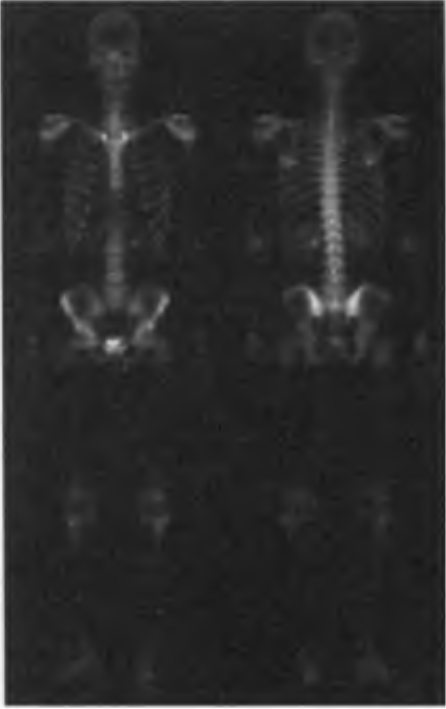
#> input picture CG/lab 5/skeleton.png, 446 x 709 px
$ python run.py
#> lines starting #> are read from the running program, lines starting #| are printed output that depends on the picture; after the words box and inside, x2 and y2 are one past the last pixel; in counts of white or black regions, pixels touching at a corner belong together
import cv2
import numpy as np
from matplotlib import pyplot as plt


def show_spectrum_and_original(image):
    f = cv2.dft(np.float32(image), flags = cv2.DFT_COMPLEX_OUTPUT)
    fshift = np.fft.fftshift(f)
    magnitude_spectrum = 20*np.log(cv2.magnitude(fshift[:,:,0], fshift[:,:,1]))

    plt.subplot(121), plt.imshow(image, cmap='gray')
    plt.subplot(122), plt.imshow(magnitude_spectrum, cmap='gray')
    plt.show()


def apply_filter(image, filter):
    dft = cv2.dft(np.float32(image), flags=cv2.DFT_COMPLEX_OUTPUT)
    dft_shift = np.fft.fftshift(dft)

    fshift = dft_shift * filter
    f_ishift = np.fft.ifftshift(fshift)
    idft = cv2.idft(f_ishift)
    idft = cv2.magnitude(idft[:, :, 0], idft[:, :, 1])

    return idft


if __name__ == "__main__":
    IMAGE_PATH = "skeleton.png"
    img = cv2.imread(IMAGE_PATH, cv2.IMREAD_GRAYSCALE)
#> img is the input picture: shape (709, 446); min 21, max 255, mean 42.1
    show_spectrum_and_original(img)
#> in show_spectrum_and_original, `magnitude_spectrum = 20*np.log(cv2.magnitude(fshift[:,:,0], fshift[:,:..`:
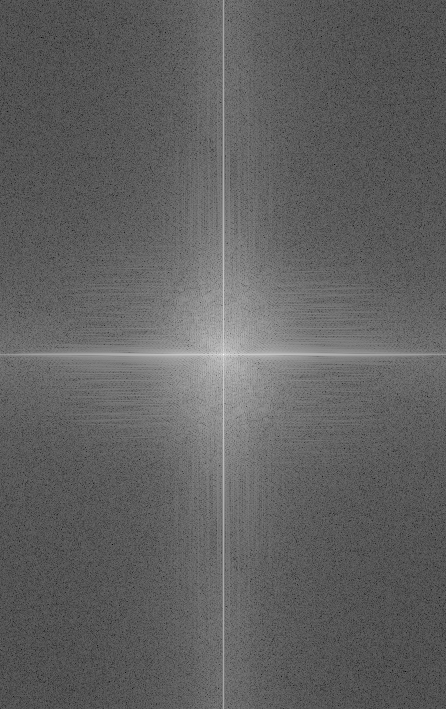
#> magnitude_spectrum: shape (709, 446) float32; min -30.1, max 328.1, mean 106.9; drawn with min black and max white

    rows, cols = img.shape
#> rows = 709; cols = 446
    crow, ccol = rows / 2, cols / 2
#> crow = 354.5; ccol = 223
    mask_h = np.zeros((rows, cols, 2), np.float32)
    D0 = 25
    for i in xrange(rows):
        for j in xrange(cols):
            D = np.sqrt((i-crow)**2 + (j-ccol)**2)
            if D <= D0:
                mask_h[i, j] = 1.0

    res1 = apply_filter(img, mask_h)
    show_spectrum_and_original(mask_h[:,:,1])
#> in show_spectrum_and_original (call 2), `f = cv2.dft(np.float32(image), flags = cv2.DFT_COMPLEX_OUTPUT)`:
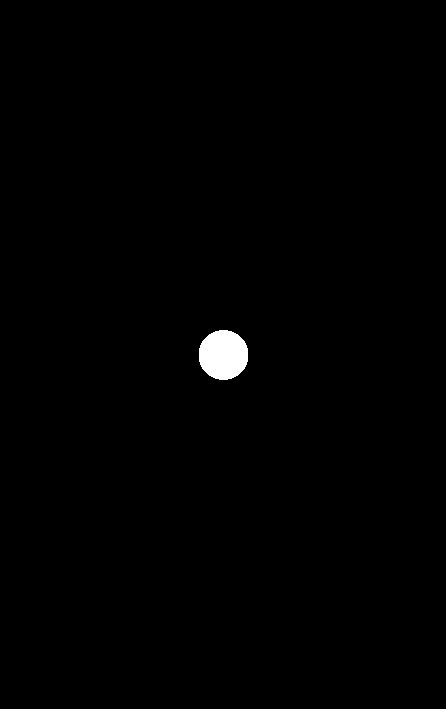
#> image: shape (709, 446) float32; values 0 (black) and 1 (white), 0.62% white; 1 white region, box (x1, y1, x2, y2) and area: (199, 330, 248, 380) 1954
#> in show_spectrum_and_original (call 2), `plt.show()`:
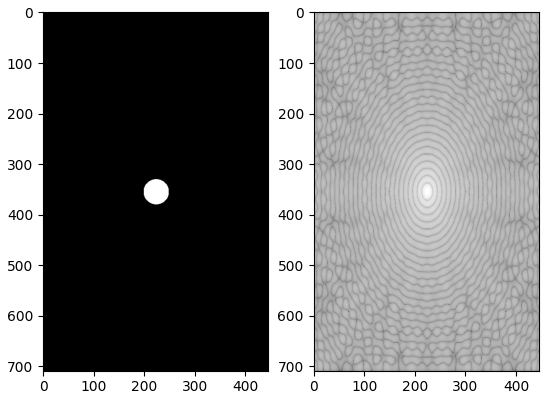
#> figure drawn by matplotlib, 2 panels
    show_spectrum_and_original(res1)
#> in show_spectrum_and_original (call 3), `magnitude_spectrum = 20*np.log(cv2.magnitude(fshift[:,:,0], fshift[:,:..`:
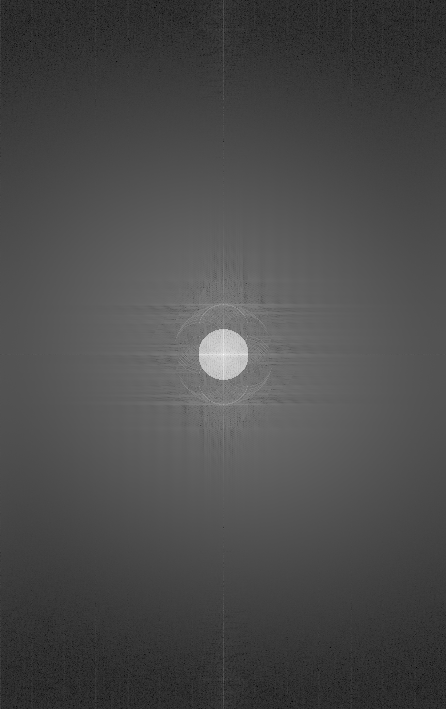
#> magnitude_spectrum: shape (709, 446) float32; min 44.13, max 581.4, mean 202.6; drawn with min black and max white


    mask_l = np.zeros((rows, cols, 2), np.float32)
    D0 = 10
    for i in xrange(rows):
        for j in xrange(cols):
            D = np.sqrt((i-crow)**2 + (j-ccol)**2)
            if D > D0:
                mask_l[i, j] = 1.0

    res2 = apply_filter(img, mask_l)
#> in apply_filter (call 2), `idft = cv2.magnitude(idft[:, :, 0], idft[:, :, 1])`:
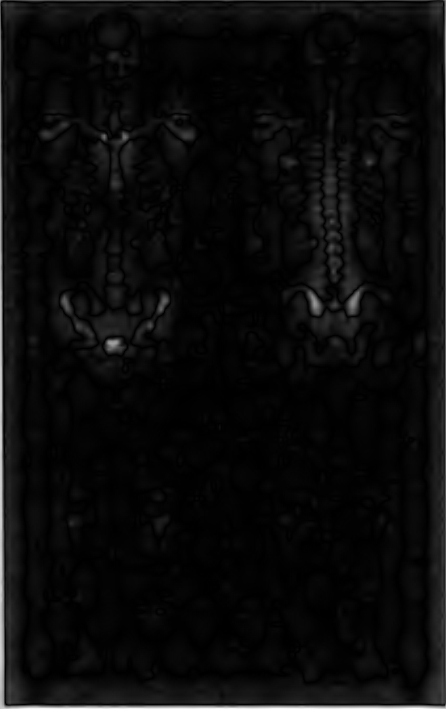
#> idft: shape (709, 446) float32; min 2357.8, max 64451852, mean 2721858.8; drawn with min black and max white
    show_spectrum_and_original(mask_l[:,:,1])
#> in show_spectrum_and_original (call 4), `f = cv2.dft(np.float32(image), flags = cv2.DFT_COMPLEX_OUTPUT)`:
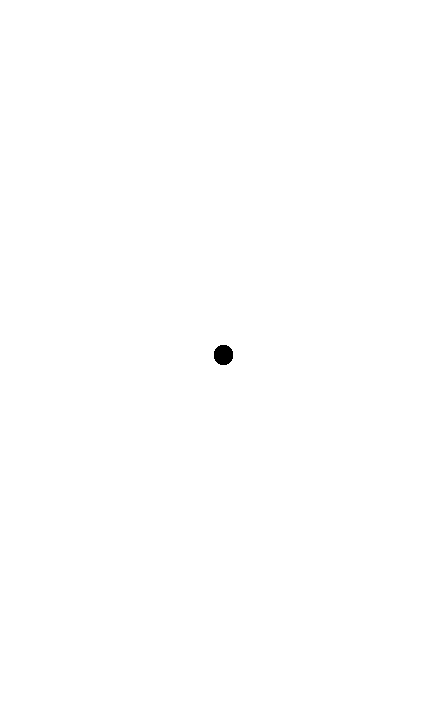
#> image: shape (709, 446) float32; values 0 (black) and 1 (white), 99.9% white; 1 black region, box (x1, y1, x2, y2) and area: (214, 345, 233, 365) 312
#> in show_spectrum_and_original (call 4), `plt.show()`:
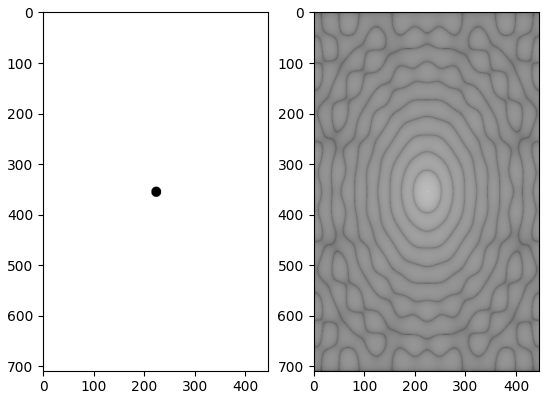
#> figure drawn by matplotlib, 2 panels
    show_spectrum_and_original(res2)
